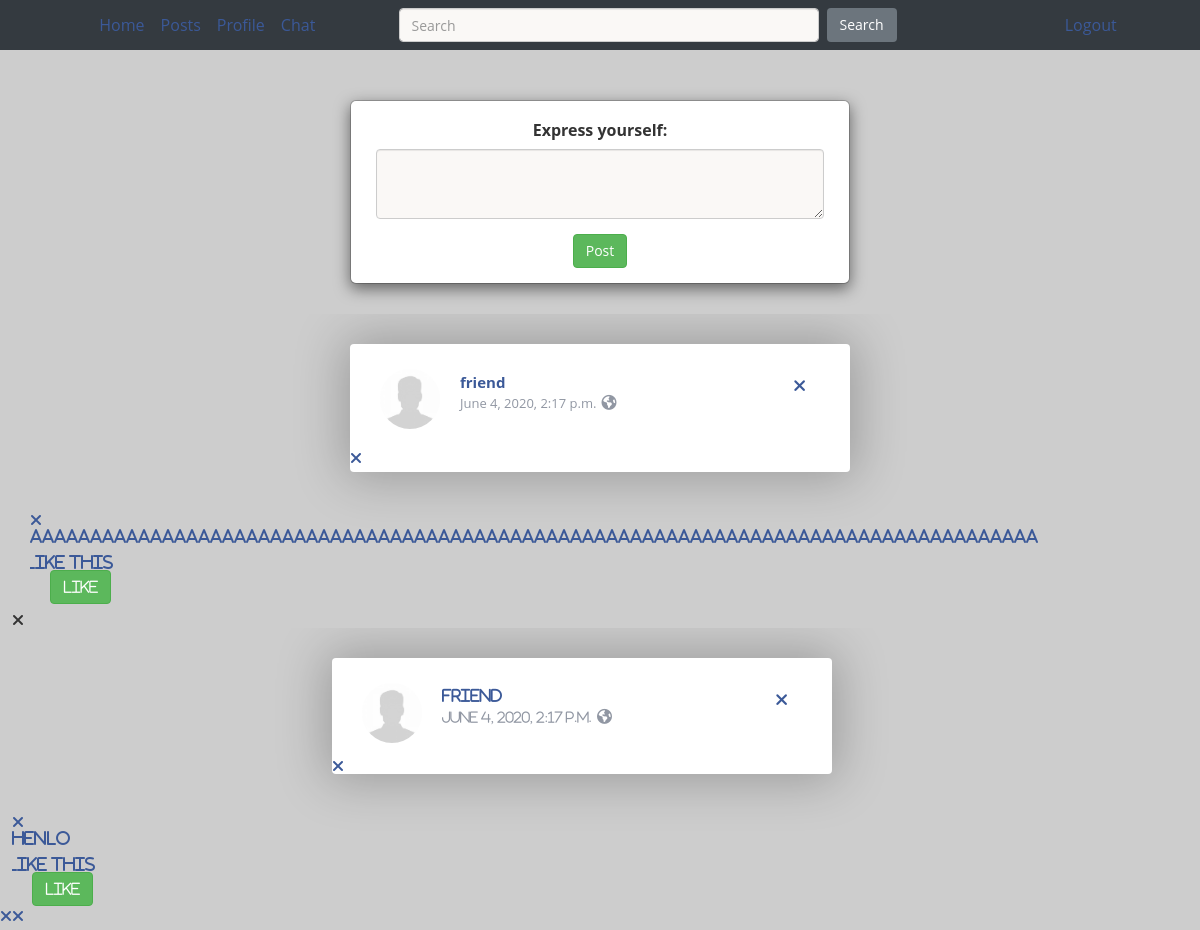
/home/ (signed in), run on the app's committed database.
### postfeed/models.py (models this page shows, shortened)
class Post(models.Model):
    user = models.ForeignKey(User, on_delete=models.CASCADE, related_name="post", null=True)
    body = models.TextField()
    liked = models.ManyToManyField(User, default=None, blank=True, related_name="liked")
    creation_date = models.DateTimeField(auto_now_add=True)

### profiles/models.py (models this page shows, shortened)
class UserProfile(models.Model):
    user = models.OneToOneField(User, on_delete=models.CASCADE)
    age = models.IntegerField(blank=True, null=True)
    gender = models.CharField(max_length=25, null=True, blank=True, default="")
    icon = models.ImageField(upload_to=upload_path, blank=True, null=True, default='photos/default.jpg')
    gallery = models.ImageField(upload_to=upload_path, blank=True, null=True)
    friends = models.ManyToManyField("UserProfile", blank=True)

### postfeed/views.py (the view, shortened to what this page needs)
# urls.py: path('home/', views.all_posts, name='home'),
def all_posts(request):
    form = PostCreateForm(request.POST or None)
    friends = request.user.userprofile.friends.all()
    posts = []
    for post in request.user.post.all():
        posts.append(post)
    for friend in friends:
        for post in friend.user.post.all():
            posts.append(post)
    posts.sort(key=lambda x: x.creation_date, reverse=True)
    return render(request, 'postfeed/friend-posts.html', context={'posts': posts, 'form': form})

### postfeed/forms.py
class PostCreateForm(forms.ModelForm):
    class Meta:
        model = Post
        fields = ['body']
        labels = {
            'body': 'Express yourself'
        }
        widgets = {
            'body': forms.Textarea(attrs={'style': 'height: 5em; width: 90%; margin: 0 auto; word-wrap: break-word;'}),
        }

### postfeed/templates/postfeed/friend-posts.html (shortened to what this page needs)
{% extends 'main/base.html' %}
{% block content %}
{% include "postfeed/create.html" with form=form %}
{% if posts %}
{% for post in posts %}
  <div class="container">
    <div class="box image">
      <div class="box-header">
        <h3><a href="{% url 'profiles:profile' post.user.username %}"><img src="{{ post.user.userprofile.icon.url }}" alt="" />{{ post.user.username }}</a>
          <span class="mt-1">{{ post.creation_date }}<i class="fa fa-globe"></i></span>
        </h3>
        {% if user.username == post.user.username %}
        <span>
          <a href="{% url 'postfeed:delete_post' post.pk %} " onclick="return confirm('Are you sure you want to delete this?')"><i class="fas fa-times fa-xs></i></a>
        </span>
        {% endif %}
        <div class="window"></div>
      </div>
      <div class="box-content">
        <div class="bottom" style="word-wrap: break-word;">
          <p>{{ post.body }}</p>
        </div>
      </div>
      <div class="box-likes">
        <div class="row">
          <span>Like this</span>
        </div>
      </div>
      <div class="box-buttons">
        <div class="row" style="margin-left: 20px;">
              <div style="display:inline-block">
                <form action="{% url 'postfeed:like_post' %}" method="POST" >
                {% if user not in post.liked.all %}
                  <button class="btn btn-success" type="submit">Like</button>
                {% else %}
                  <button class="btn btn-danger" type="submit">Unlike</button>
                {% endif %}
            </form>
              </div>
      </div>
    </div>
  </div>
{% endfor %}
{% else %}
    <p>No posts are available.</p>
{% endif %}
{% endblock %}

### main/templates/main/base.html (style rules this page uses)
body { background-color: rgb(205, 205, 205) !important; }
.form-control { background-color: #faf8f6 !important; }
html, body { font-family: 'Open Sans', sans-serif; font-size: 16px; font-weight: 400; line-height: 28px; margin: 0; padding: 0; }
a { color: #3B5998; text-decoration: none; }
textarea { border: 0; font-size: 13px; height: 30px; line-height: 30px; margin: 0; padding: 0 10px; width: calc(100% - 20px) !important; }
.container { margin: 0 auto; overflow: hidden; padding: 0; position: relative; }
.container > .box { background: #FFF; border-radius: 4px; box-shadow: 0 0 50px 5px rgba(0,0,0,.25); height: auto; margin: 30px auto 40px; max-width: 500px; overflow: hidden; padding: 20px 0 0; position: relative; }
.container > .box > [class*="box-"] { margin: 0 auto; padding: 0 30px; position: relative; }
.container > .box > [class*="box-"] img { display: block; width: 100%; }
.container > .box > .box-header { margin: 0 auto; padding: 0 30px 10px; width: initial; }
.container > .box > .box-header > h3 { font-size: 15px; font-weight: 700; height: 60px; margin: 5px auto; overflow: hidden; padding: 5px 0 0; position: relative; }
.container > .box > .box-header > h3 > a { margin: 0; overflow: hidden; padding: 0; position: relative; }
.container > .box > .box-header > h3 > span { color: #9197A3; display: block; font-size: 13px; font-weight: 400; margin-top: -8px; }
.container > .box > .box-header > h3 > span .fa { font-size: 15px; margin-left: 5px; }
.container > .box > .box-header > span { border-radius: 3px; color: #BCBFC6; cursor: pointer; font-size: 17px; height: 18px; line-height: 18px; margin: 5px auto 0; padding: 3px 4px; position: absolute; right: 40px; top: 0; }
.container > .box > .box-header img { border-radius: 100px; float: left; height: 60px; margin: -5px 20px 0 0; object-fit: cover; width: 60px; }
.container > .box > .box-buttons *,*::before,*::after { -webkit-box-sizing: border-box; -moz-box-sizing: border-box; box-sizing: border-box; }

### data on the page
Post: user.userprofile.icon (placeholder picture), user.username "friend", creation_date "June 4, 2020, 2:17 p.m.", body "AAAAAAAAAAAAaaAAAAAAAAAAAAaaAAAAAAAAAAAAaaAAAAAAAAAAAAaaAAAAAAAAAAAAaaAAAAAAAAAAAAaa", shows "Like"
Post: user.userprofile.icon (placeholder picture), user.username "friend", creation_date "June 4, 2020, 2:17 p.m.", body "Henlo", shows "Like"

### other printed values
{{ field.label_tag }} "Express yourself:"
